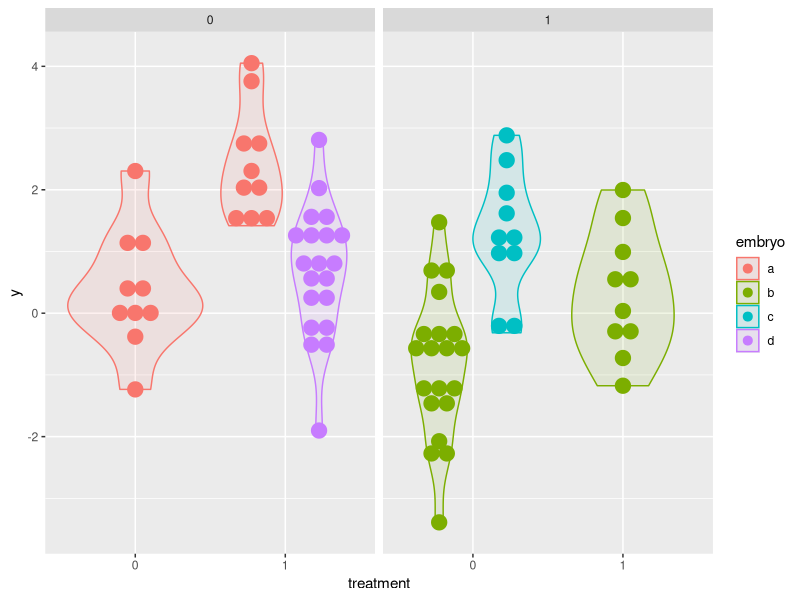
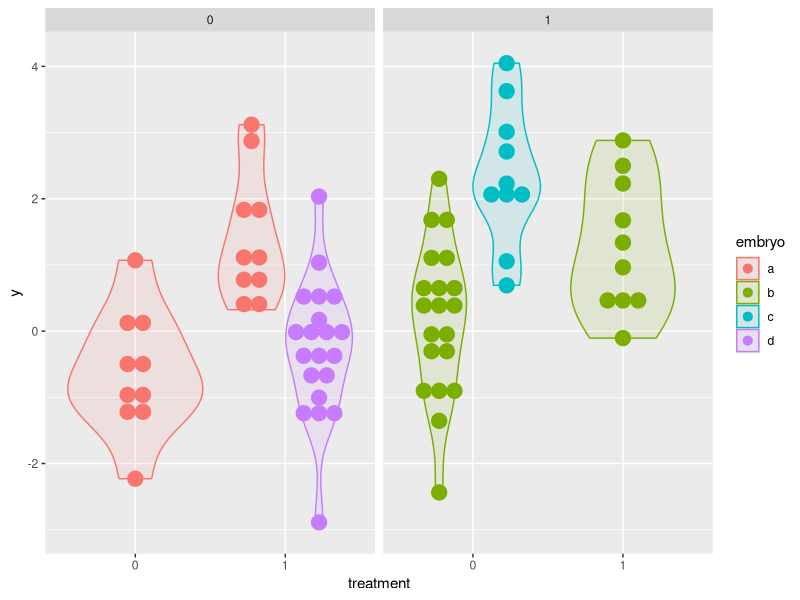
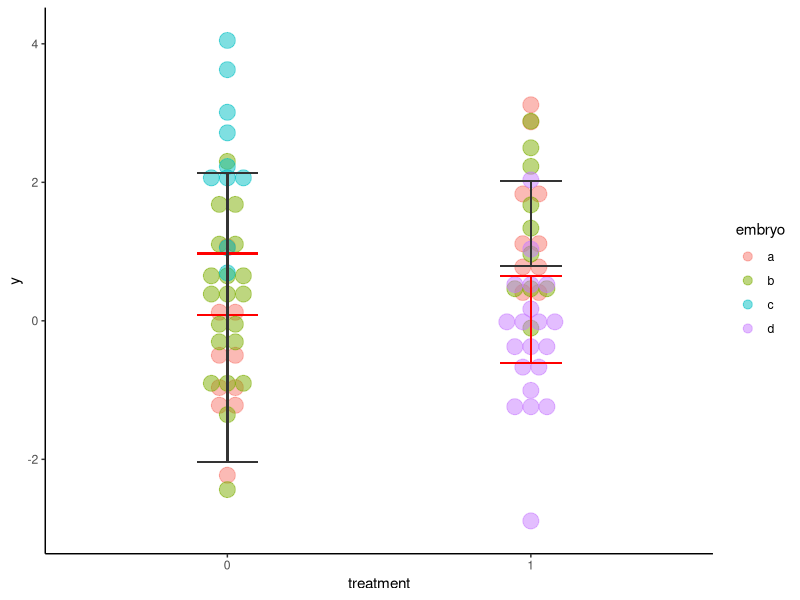

Reproduce these figures in R, in order.
## ---- chunk 1
knitr::opts_chunk$set(echo = TRUE, message = FALSE, warning = FALSE)
## ---- chunk 2
library(lme4)
library(lmerTest)
library(ggplot2)

set.seed(1)
n <- 2  # a multiplier to control samples size (n was a bad choice of name!)

## ---- chunk 3
mean.treatment.effect <- 1.5
sd.treatment <- sd.control <- 1
random.embryo.effect <- scale(c(0, -1, 1, -0.5))
random.mother.effect <- 0

df <- data.frame(embryo = factor(c(rep("a", n*10),
                                   rep("b", n*15), rep("c", n*5), rep("d", n*10))),
                 mother = factor(c(rep(0, n*10), rep(1, n*20), rep(0, n*10))),
                 treatment = factor(c(rep(0, n*5), rep(1, n*10), rep(0, n*15), rep(1, n*10))),
                 ranef.em = c(rnorm(n*10, random.embryo.effect[1L], 0.1),
                               rnorm(n*15, random.embryo.effect[2L], 0.1),
                               rnorm(n*5,  random.embryo.effect[3L], 0.1),
                               rnorm(n*10, random.embryo.effect[4L], 0.1)),
                 ranef.mo = c(rnorm(n*10, random.mother.effect, 0.1),
                               rnorm(n*20, 0, 0.1),
                               rnorm(n*10, random.mother.effect, 0.1)))


y0 = c(rnorm(n*5, 0, sd.control),
      rnorm(n*10, mean.treatment.effect, sd.treatment),
      rnorm(n*15, 0, sd.control),
      rnorm(n*10, mean.treatment.effect, sd.treatment))

df$y <- y0 + df$ranef.em + df$ranef.mo

ggplot(df, aes(x = treatment, y = y, colour = embryo, fill = embryo)) + 
  geom_violin(alpha = 0.1) +
  geom_dotplot(binaxis='y', stackdir='center', position = "dodge") +
  facet_wrap(~mother)

xtabs(~ embryo + treatment, df)

## ---- chunk 4
summary(m1 <- lm(y ~ treatment, df))
## ---- chunk 5
(m2 <- lmer(y ~ treatment + (1|mother/embryo), df))
## ---- chunk 6
k1 <- data.frame(ranef(m2)$embryo, random.embryo.effect)
names(k1) = c("estimated", "true")
k2 <- data.frame(ranef(m2)$mother, random.mother.effect)
names(k2) = c("estimated", "true")
print(k1)
print(k2)
## ---- chunk 7

random.mother.effect <- c(-1, 1)

df$ranef.mo <- c(rnorm(n*10, random.mother.effect[1L], 0.1),
                 rnorm(n*20, random.mother.effect[2L], 0.1),
                 rnorm(n*10, random.mother.effect[1L], 0.1))

df$y <- y0 + df$ranef.em + df$ranef.mo

ggplot(df, aes(x = treatment, y = y, colour = embryo, fill = embryo)) + 
  geom_violin(alpha = 0.1) +
  geom_dotplot(binaxis='y', stackdir='center', position = "dodge") +
  facet_wrap(~mother)


## ---- chunk 8
(m2 <- lmer(y ~ treatment + (1|mother/embryo), df))

## ---- chunk 9
k1 <- data.frame(ranef(m2)$embryo, random.embryo.effect)
names(k1) = c("estimated", "true")
k2 <- data.frame(ranef(m2)$mother, random.mother.effect)
names(k2) = c("estimated", "true")
print(k1)
print(k2)
## ---- chunk 10
anova(m1 <- lm(y ~ treatment, df))
anova(m2)
## ---- chunk 11
ci.m2 <- data.frame(confint(m2, method = "boot"))
names(ci.m2) <- c("m2.lwr", "m2.upr")
ci.m1 <- data.frame(confint(m1, method = "boot"))
names(ci.m1) <- c("m1.lwr", "m1.upr")

df.ci <- data.frame(treatment = factor(c(0, 1)),
                    m2.lwr = ci.m2[4:5,1],
                    m2.upr = ci.m2[4:5,2],
                    m1.lwr = ci.m1[,1],
                    m1.upr = ci.m1[,2])
df.ci$m2.mean <- (df.ci$m2.upr-df.ci$m2.lwr)/2 + df.ci$m2.lwr
df.ci$m1.mean <- (df.ci$m1.upr-df.ci$m1.lwr)/2 + df.ci$m1.lwr
df <- dplyr::inner_join(df, df.ci)
## ---- chunk 12
ggplot(df, aes(x = treatment, y = y, colour = embryo, fill = embryo), alpha = 0.5) +
   # geom_point(position = position_jitter(width = 0.1), aes(x = treatment, y = y, colour = embryo), alpha = 1/2, size = 5/2) +
   geom_dotplot(binaxis='y', stackdir='center', alpha = 0.5) +
   geom_errorbar(aes(ymin = m1.lwr, ymax = m1.upr), colour = "red", width = 0.2) + 
   geom_errorbar(aes(ymin = m2.lwr, ymax = m2.upr), colour = "grey20", width = 0.2) +
        theme(panel.grid.major = element_blank(),
        panel.grid.minor = element_blank(),
        panel.background = element_blank(), 
        axis.line = element_line(colour = "black")) 



m2.effect <- df$m2.mean[df$treatment == 1] - df$m2.mean[df$treatment == 0]
m1.effect <- df$m1.mean[df$treatment == 1] - df$m1.mean[df$treatment == 0]
